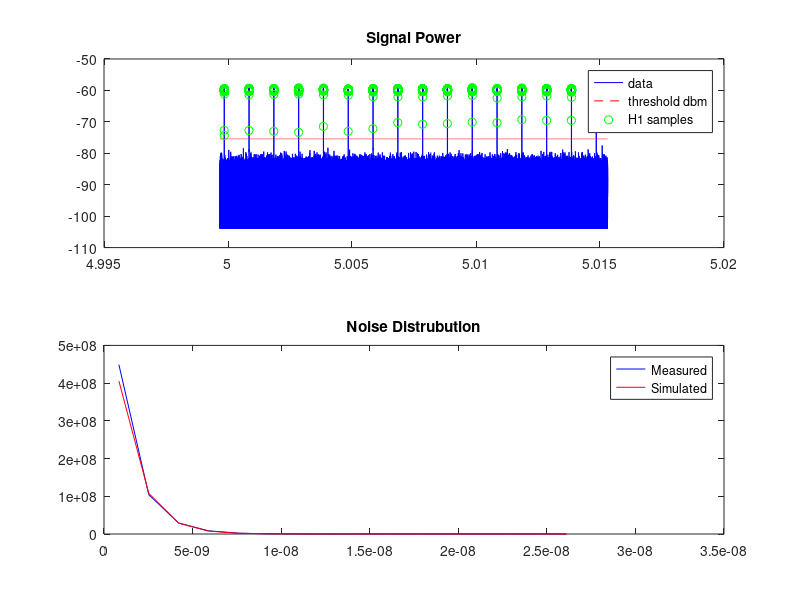

The MATLAB script that drew this image:
clearvars; clc; close all; format long;
value_in_dbm = @(val) 10 * log10(abs(val) .^ 2);

load data_high_snr;

% energy detector
threshold = sum(data .^ 2);

threshold_in_dbm = value_in_dbm(threshold);
data_in_dbm = value_in_dbm(data);

% comparator for seperating samples
more_than_threshold = data_in_dbm >= threshold_in_dbm;
over_threshold_data = data_in_dbm(more_than_threshold);
over_threshold_timet = timet(more_than_threshold);

% comparator for seperating samples
less_than_threshold = data_in_dbm < threshold_in_dbm;
under_threshold_data = data_in_dbm(less_than_threshold);
under_threshold_timet = timet(less_than_threshold);

% in-phase quatrature noise samples follow rayleigh distribution
% but we will use the absolute squared version of the samples so they will
% act will be distributed exponentially. We tested this by plotting the
% histogram of the samples
subplot(2, 1, 1);

dbm_threshold_plot = threshold_in_dbm .* ones(size(data));
plot(timet, data_in_dbm, 'b');
hold on;
% plot(under_threshold_timet, under_threshold_data, 'ro');
% hold on;
plot(timet,dbm_threshold_plot,'r--');
hold on;
plot(over_threshold_timet, over_threshold_data, 'go');
title("Signal Power");
legend("data", "threshold dbm", "H1 samples");

subplot(2, 1, 2);

under_threshold_complex_data = data(abs(data) < abs(threshold));
noise_abs_sq = abs(under_threshold_complex_data) .^ 2;

[p, x] = hist(noise_abs_sq, 16);
plot(x, p / (sum(p) * (x(2) - x(1))), 'b-');
hold on;

plot(x, exppdf(x, mean(noise_abs_sq)), 'r-');
hold on;
title("Noise Distrubution");
legend("Measured", "Simulated");

pfa = 1 - expcdf(abs(threshold), mean(noise_abs_sq));
disp("pfa =" + pfa);